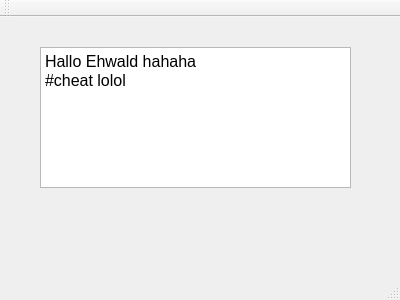
<?xml version="1.0" encoding="UTF-8"?>
<ui version="4.0">
 <class>MainWindow</class>
 <widget class="QMainWindow" name="MainWindow">
  <property name="geometry">
   <rect>
    <x>0</x>
    <y>0</y>
    <width>400</width>
    <height>300</height>
   </rect>
  </property>
  <property name="windowTitle">
   <string>MainWindow</string>
  </property>
  <widget class="QWidget" name="centralWidget">
   <widget class="QTextEdit" name="textEdit">
    <property name="geometry">
     <rect>
      <x>40</x>
      <y>30</y>
      <width>311</width>
      <height>141</height>
     </rect>
    </property>
    <property name="html">
     <string>&lt;!DOCTYPE HTML PUBLIC &quot;-//W3C//DTD HTML 4.0//EN&quot; &quot;http://www.w3.org/TR/REC-html40/strict.dtd&quot;&gt;
&lt;html&gt;&lt;head&gt;&lt;meta name=&quot;qrichtext&quot; content=&quot;1&quot; /&gt;&lt;style type=&quot;text/css&quot;&gt;
p, li { white-space: pre-wrap; }
&lt;/style&gt;&lt;/head&gt;&lt;body style=&quot; font-family:''; font-size:12pt; font-weight:400; font-style:normal;&quot;&gt;
&lt;p style=&quot; margin-top:0px; margin-bottom:0px; margin-left:0px; margin-right:0px; -qt-block-indent:0; text-indent:0px;&quot;&gt;Hallo Ehwald hahaha&lt;/p&gt;
&lt;p style=&quot; margin-top:0px; margin-bottom:0px; margin-left:0px; margin-right:0px; -qt-block-indent:0; text-indent:0px;&quot;&gt;#cheat lolol&lt;/p&gt;
&lt;p style=&quot;-qt-paragraph-type:empty; margin-top:0px; margin-bottom:0px; margin-left:0px; margin-right:0px; -qt-block-indent:0; text-indent:0px;&quot;&gt;&lt;br /&gt;&lt;/p&gt;&lt;/body&gt;&lt;/html&gt;</string>
    </property>
   </widget>
  </widget>
  <widget class="QMenuBar" name="menuBar">
   <property name="geometry">
    <rect>
     <x>0</x>
     <y>0</y>
     <width>400</width>
     <height>24</height>
    </rect>
   </property>
  </widget>
  <widget class="QToolBar" name="mainToolBar">
   <attribute name="toolBarArea">
    <enum>TopToolBarArea</enum>
   </attribute>
   <attribute name="toolBarBreak">
    <bool>false</bool>
   </attribute>
  </widget>
  <widget class="QStatusBar" name="statusBar"/>
 </widget>
 <layoutdefault spacing="6" margin="11"/>
 <resources/>
 <connections/>
</ui>
